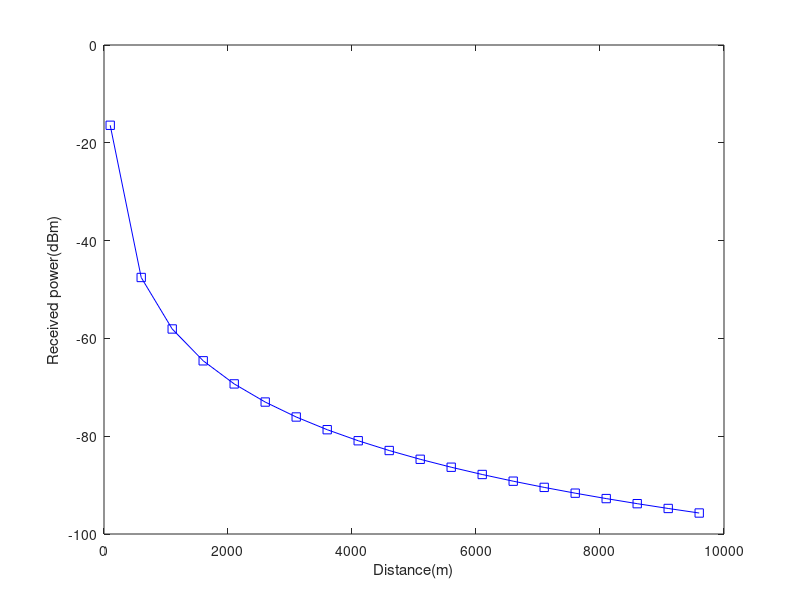

MATLAB code for this plot:

clc
close all

PdBm=42;
P_W=10^((PdBm-30)/10)
ht=6;
hr=2;
d=[100:500:10e3];

Pr=P_W*(ht*hr./d.^2).^2;

Pr_dBm=10*log10(Pr)+30;

figure
plot(d,Pr_dBm,'-sb')
xlabel('Distance(m)')
ylabel('Received power(dBm)')